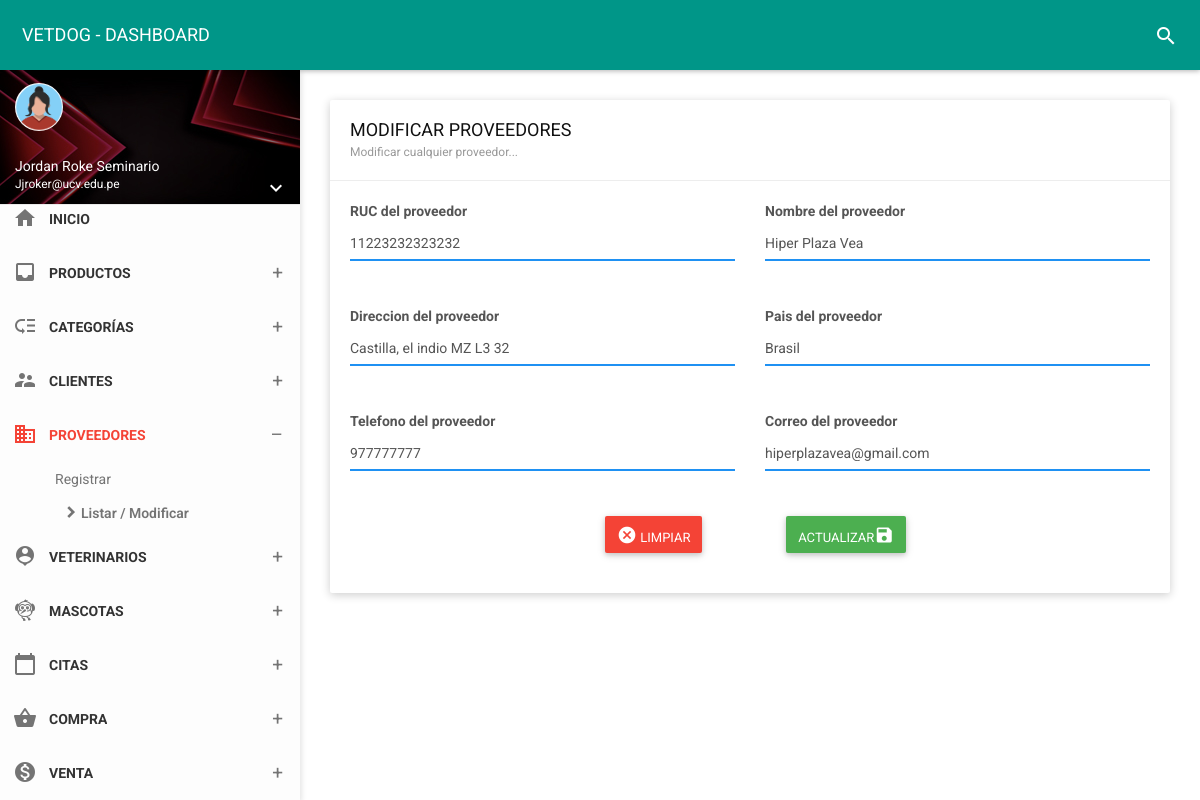
Page /vista/proveedores/edit?id=1 (signed in) on the committed database.
### tables this page shows
CREATE TABLE `supplier` (
  `id_prove` int(11) NOT NULL,
  `nomprove` varchar(255) NOT NULL,
  `ruc` char(14) NOT NULL,
  `direcc` varchar(200) NOT NULL,
  `pais` varchar(50) NOT NULL,
  `tele` char(12) NOT NULL,
  `corre` varchar(35) NOT NULL,
  `estado` char(1) NOT NULL,
  `fere` timestamp NOT NULL DEFAULT current_timestamp() ON UPDATE current_timestamp()
);

### vista/proveedores/edit.php (the view, shortened to what this page needs)
<!DOCTYPE html>
<html>
<head>
    <link href="../../assets/plugins/bootstrap/css/bootstrap.css" rel="stylesheet">
    <link href="../../assets/plugins/node-waves/waves.css" rel="stylesheet" />
    <link href="../../assets/plugins/animate-css/animate.css" rel="stylesheet" />
    <link href="../../css/style.css" rel="stylesheet">
    <link href="../../assets/css/themes/all-themes.css" rel="stylesheet" />
       <link rel="stylesheet" href="https://cdnjs.cloudflare.com/ajax/libs/limonte-sweetalert2/11.1.9/sweetalert2.min.css" />
</head>
<body class="theme-red">
    <nav class="navbar">
        <div class="container-fluid">
            <div class="navbar-header">
                <a class="navbar-brand" href="../panel-admin/administrador"> VETDOG - DASHBOARD </a>
            </div>
            <div class="collapse navbar-collapse" id="navbar-collapse">
                <ul class="nav navbar-nav navbar-right">
                    <li><a href="javascript:void(0);" class="js-search" data-close="true"><i class="material-icons">search</i></a></li>
                </ul>
            </div>
        </div>
    </nav>
    <section>
        <aside id="leftsidebar" class="sidebar">
            <div class="user-info">
                <div class="image">
                    <img src="../../assets/img/mujerico.png" width="48" height="48" alt="User" />
                </div>
                <div class="info-container">
                    <div class="name" data-toggle="dropdown" aria-haspopup="true" aria-expanded="false"><?php echo ucfirst($_SESSION['nombre']); ?></div>
                    <div class="email"><?php echo ucfirst($_SESSION['correo']); ?></div>
                    <div class="btn-group user-helper-dropdown">
                        <i class="material-icons" data-toggle="dropdown" aria-haspopup="true" aria-expanded="true">keyboard_arrow_down</i>
                    </div>
                </div>
            </div>
            <div class="menu">
                <ul class="list">
                    <li>
                        <a href="../panel-admin/administrador">
                            <i class="material-icons">home</i>
                            <span>INICIO</span>
                        </a>
                    </li>
                    <li>
                        <a href="javascript:void(0);" class="menu-toggle">
                            <i class="material-icons">inbox</i>
                            <span>PRODUCTOS</span>
                        </a>
                    </li>
                    <li>
                        <a href="javascript:void(0);" class="menu-toggle">
                            <i class="material-icons">low_priority</i>
                            <span>CATEGORÍAS</span>
                        </a>
                    </li>
                    <li>
                        <a href="javascript:void(0);" class="menu-toggle">
                            <i class="material-icons">supervisor_account</i>
                            <span>CLIENTES</span>
                        </a>
                    </li>
                    <li class="active">
                        <a href="javascript:void(0);" class="menu-toggle">
                            <i class="material-icons">business</i>
                            <span>PROVEEDORES</span>
                        </a>
                        <ul class="ml-menu">
                            <li>
                                <a href="../proveedores/nuevo">Registrar</a>
                            </li>
                            <li class="active">
                                <a href="../../folder/proveedores">Listar / Modificar</a>
                            </li>
                        </ul>
                    </li>
                    <li>
                        <a href="javascript:void(0);" class="menu-toggle">
                            <i class="material-icons">person_pin</i>
                            <span>VETERINARIOS</span>
                        </a>
                    </li>
                    <li>
                        <a href="javascript:void(0);" class="menu-toggle">
                            <i class="material-icons">flutter_dash</i>
                            <span>MASCOTAS</span>
                        </a>
</li>
                    <li>
                        <a href="javascript:void(0);" class="menu-toggle">
                            <i class="material-icons">calendar_today</i>
                            <span>CITAS</span>
                        </a>
    </li>
    <li>
                        <a href="javascript:void(0);" class="menu-toggle">
                            <i class="material-icons">shopping_basket</i>
                            <span>COMPRA</span>
                        </a>
    </li>
<li>
                        <a href="javascript:void(0);" class="menu-toggle">
                            <i class="material-icons">monetization_on</i>
                            <span>VENTA</span>
                        </a>
    </li>
    </section>
    <section class="content">
        <div class="container-fluid">
            <div class="row clearfix">
                <div class="col-lg-12 col-md-12 col-sm-12 col-xs-12">
                    <div class="card">
                        <div class="header">
                            <h2>
                                MODIFICAR PROVEEDORES
                                <small>Modificar cualquier proveedor...</small>
                            </h2>
                        </div>
                    <div class="body">
<?php
function connect(){
return new mysqli("localhost","root","","vetdog");
}
$con = connect();
$id = $_GET['id'];
$sql = "SELECT * FROM supplier  WHERE id_prove= '$id'";
$query  =$con->query($sql);
$data =  array();
if($query){
  while($r = $query->fetch_object()){
    $data[] = $r;
  }
}
?>
<?php if(count($data)>0):?>
    <?php foreach($data as $d):?>
                        <form method="POST"  autocomplete="off" action="../../folder/proveedores.php?id=<?php echo $d->id_prove; ?>">
                            <div class="row clearfix">
                                <div class="col-sm-6">
                                    <label class="control-label">RUC del proveedor</label>
                                    <div class="form-group">
                                        <div class="form-line">
                                            <input type="text" name="ruc" value="<?php echo $d->ruc; ?>"  class="form-control" placeholder="RUC del proveedor..." />
                                        </div>
                                    </div>
                                </div>
                                <div class="col-sm-6">
                                    <label class="control-label">Nombre del proveedor</label>
                                    <div class="form-group">
                                        <div class="form-line">
                                            <input type="text" name="nomprove" value="<?php echo $d->nomprove; ?>"  class="form-control" placeholder="Nombre del proveedor..." />
                                        </div>
                                    </div>
                                </div>
                                <div class="col-sm-6">
                                    <label class="control-label">Direccion del proveedor</label>
                                    <div class="form-group">
                                        <div class="form-line">
                                            <input type="text" name="direcc" value="<?php echo $d->direcc; ?>"  class="form-control" placeholder="Direccion del proveedor..." />
                                        </div>
                                    </div>
                                </div>
                                <div class="col-sm-6">
                                    <label class="control-label">Pais del proveedor</label>
                                    <div class="form-group">
                                        <div class="form-line">
                                            <input type="text" name="pais" value="<?php echo $d->pais; ?>"  class="form-control" placeholder="Pais del proveedor..." />
                                        </div>
                                    </div>
                                </div>
                                <div class="col-sm-6">
                                    <label class="control-label">Telefono del proveedor</label>
                                    <div class="form-group">
                                        <div class="form-line">
                                            <input type="text" onKeypress="if (event.keyCode < 45 || event.keyCode > 57) event.returnValue = false;" maxlength="9" name="tele" value="<?php echo $d->tele; ?>"  class="form-control" placeholder="Telefono del proveedor..." />
                                        </div>
                                    </div>
                                </div>
                                <div class="col-sm-6">
                                    <label class="control-label">Correo del proveedor</label>
                                    <div class="form-group">
                                        <div class="form-line">
                                            <input type="email" name="corre" value="<?php echo $d->corre; ?>"  class="form-control" placeholder="Correo del proveedor..." />
                                        </div>
                                    </div>
                                </div>
                            </div>
                                <div class="container-fluid" align="center">
                                    <div class="col-xs-12 col-sm-6 col-md-4 col-lg-3">
                                    </div>
                                    <div class="col-xs-12 col-sm-6 col-md-4 col-lg-3">
                                        <a type="button" href="../../folder/proveedores" class="btn bg-red"><i class="material-icons">cancel</i> LIMPIAR </a>
                                    </div>
                                    <div class="col-xs-12 col-sm-6 col-md-4 col-lg-3">
                                         <button class="btn bg-green" name="update">ACTUALIZAR<i class="material-icons">save</i></button>
                                    </div>
                                </div>
                        </form>
                 </div>
 <?php endforeach; ?>
    <?php else:?>
      <span class="px-2 py-1 font-semibold leading-tight text-red-700 bg-red-100 rounded-full dark:text-red-100 dark:bg-red-700">
          No hay datos
        </span>
    <?php endif; ?>
                    </div>
                        </div>
                    </div>
                </div>
    </section>
</body>
</html>

### assets/css/themes/all-themes.css (style rules this page uses)
.theme-red .navbar-brand { color: #fff; }
.theme-red .nav > li > a { color: #fff; }
.theme-red .sidebar .menu .list li.active { background-color: transparent; }
.theme-red .sidebar .menu .list li.active > :first-child i, .theme-red .sidebar .menu .list li.active > :first-child span { color: #F44336; }
.theme-red .sidebar .menu .list .toggled { background-color: transparent; }
.theme-red .sidebar .menu .list .ml-menu { background-color: transparent; }

### rows in the picture
supplier: ruc "11223232323232", nomprove "Hiper Plaza Vea", direcc "Castilla, el indio MZ L3 32", pais "Brasil", tele "977777777", corre "hiperplazavea@gmail.com"

### other values in the picture
$_SESSION['nombre'] "Jordan Roke Seminario"
$_SESSION['correo'] "Jjroker@ucv.edu.pe"
